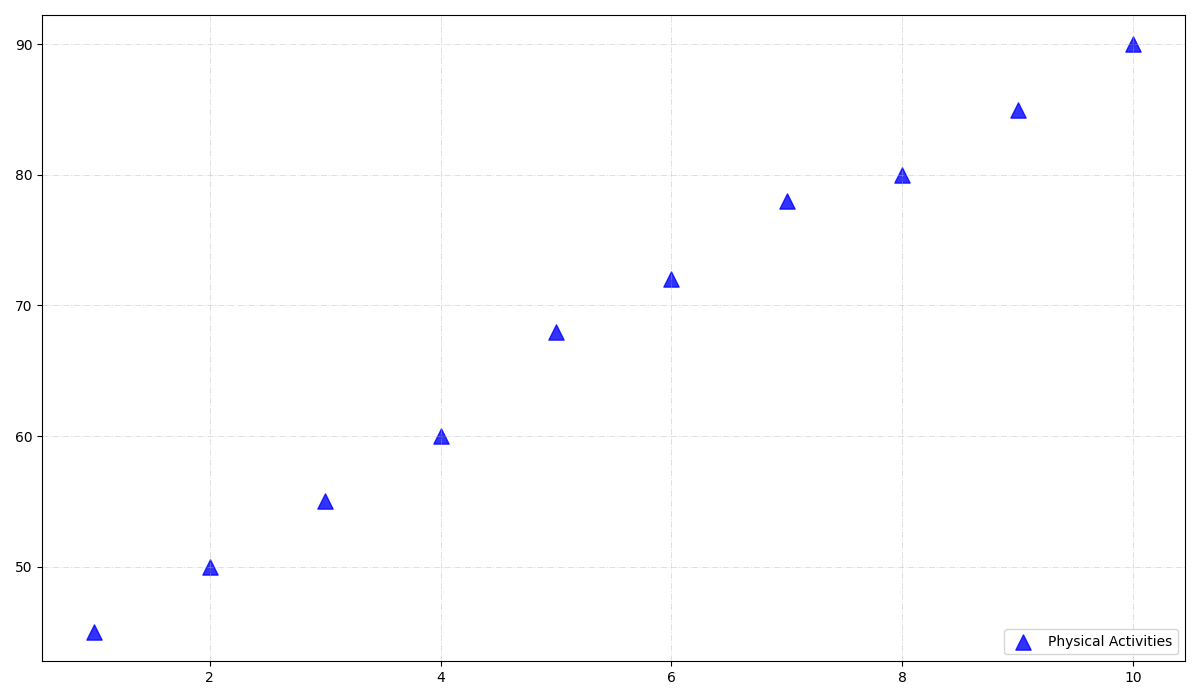

The Python source for this figure:
import matplotlib.pyplot as plt
import numpy as np

activity_hours = np.array([1, 2, 3, 4, 5, 6, 7, 8, 9, 10])
happiness_scores = np.array([45, 50, 55, 60, 68, 72, 78, 80, 85, 90])

fig, ax = plt.subplots(figsize=(12, 7))

activity_color = 'blue'
activity_marker = '^'

ax.scatter(activity_hours, happiness_scores, color=activity_color, label='Physical Activities', s=120, alpha=0.8, marker=activity_marker)

ax.legend(loc='lower right')
ax.grid(True, linestyle='-.', linewidth=0.7, alpha=0.4)

plt.tight_layout()
plt.show()
